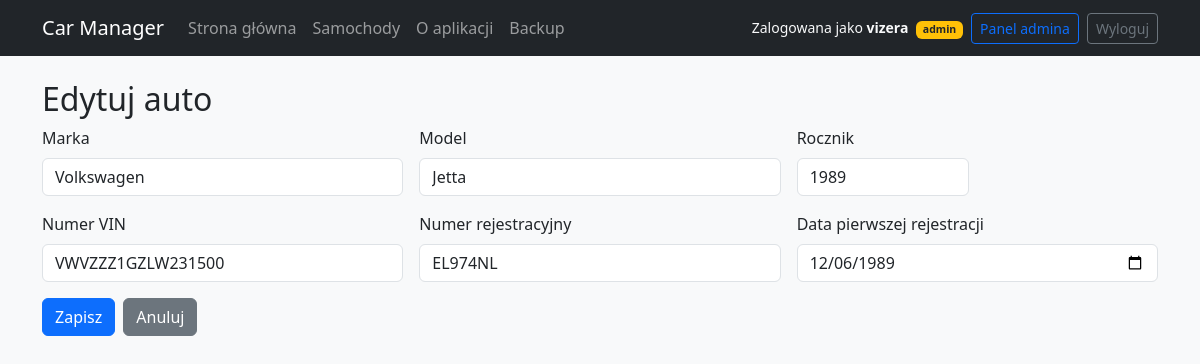
Page /cars/1/edit (signed in) on the committed database.
### car_manager/models.py (models this page shows, shortened)
class User(db.Model, UserMixin):
    id = db.Column(db.Integer, primary_key=True)
    username = db.Column(db.String(64), unique=True, nullable=False, index=True)
    email = db.Column(db.String(255), unique=True, index=True, nullable=True)
    password_hash = db.Column(db.String(255), nullable=False)
    is_admin = db.Column(db.Boolean, default=False, nullable=False)
    is_active = db.Column(db.Boolean, default=True, nullable=False)
    created_at = db.Column(db.DateTime, default=datetime.utcnow, nullable=False)
    cars = db.relationship("Car", secondary=car_owners, back_populates="owners")

class Car(db.Model):
    id = db.Column(db.Integer, primary_key=True)
    make = db.Column(db.String(80), nullable=False)
    model = db.Column(db.String(80), nullable=False)
    year = db.Column(db.Integer)
    vin = db.Column(db.String(32), unique=True)
    reg_number = db.Column(db.String(16), unique=True)
    first_registration = db.Column(db.Date)
    owners = db.relationship("User", secondary=car_owners, back_populates="cars")

### car_manager/routes_core.py (the view, shortened to what this page needs)
    @app.route("/cars/<int:car_id>/edit", methods=["GET", "POST"])
    def car_edit(car_id):
        car = Car.query.get_or_404(car_id)
        return render_template("car_form.html", car=car)

### car_manager/models.py (called while the page is built)
@login_manager.user_loader
def load_user(user_id: str):
    try:
        return User.query.get(int(user_id))
    except Exception:
        return None

### templates/car_form.html (shortened to what this page needs)
{% extends "base.html" %}
{% set is_edit = car is not none %}
{% block content %}
<h2>{{ 'Edytuj auto' if is_edit else 'Nowe auto' }}</h2>
<form method="post" class="row g-3">
  <div class="col-md-4">
    <label class="form-label">Marka</label>
    <input name="make" class="form-control" required value="{{ car.make if is_edit else '' }}">
  </div>
  <div class="col-md-4">
    <label class="form-label">Model</label>
    <input name="model" class="form-control" required value="{{ car.model if is_edit else '' }}">
  </div>
  <div class="col-md-2">
    <label class="form-label">Rocznik</label>
    <input name="year" type="number" class="form-control" value="{{ car.year if is_edit and car.year else '' }}">
  </div>
  <div class="col-md-4">
    <label class="form-label">Numer VIN</label>
    <input name="vin" class="form-control" value="{{ car.vin if is_edit and car.vin else '' }}">
  </div>
  <div class="col-md-4">
    <label class="form-label">Numer rejestracyjny</label>
    <input name="reg_number" class="form-control" value="{{ car.reg_number if is_edit and car.reg_number else '' }}">
  </div>
  <div class="col-md-4">
    <label class="form-label">Data pierwszej rejestracji</label>
    <input name="first_registration" type="date" class="form-control"
           value="{{ car.first_registration.isoformat() if is_edit and car.first_registration else '' }}">
  </div>
  <div class="col-12 d-flex gap-2">
    <button class="btn btn-primary" type="submit">Zapisz</button>
    {% if is_edit %}
      <a class="btn btn-secondary" href="{{ url_for('car_detail', car_id=car.id) }}">Anuluj</a>
    {% else %}
      <a class="btn btn-secondary" href="{{ url_for('list_cars') }}">Anuluj</a>
    {% endif %}
  </div>
</form>
{% endblock %}

### templates/base.html (shortened to what this page needs)
<!doctype html>
<html lang="pl">
<head>
  <link rel="stylesheet" href="https://cdn.jsdelivr.net/npm/bootstrap@5.3.3/dist/css/bootstrap.min.css">
</head>
<body class="bg-light">
  <nav class="navbar navbar-expand-lg navbar-dark bg-dark mb-4">
    <div class="container">
      <a class="navbar-brand" href="{{ url_for('dashboard') }}">Car Manager</a>
      <div class="collapse navbar-collapse" id="mainNav">
        <ul class="navbar-nav me-auto mb-2 mb-lg-0">
          <li class="nav-item">
            <a class="nav-link" href="{{ url_for('dashboard') }}">Strona główna</a>
          </li>
          <li class="nav-item">
            <a class="nav-link" href="{{ url_for('list_cars') }}">Samochody</a>
          </li>
          <li class="nav-item">
            <a class="nav-link" href="{{ url_for('about') }}">O aplikacji</a>
          </li>
          {% if current_user.is_authenticated and current_user.is_admin %}
          <li class="nav-item">
            <a class="nav-link" href="{{ url_for('backup_page') }}">Backup</a>
          </li>
          {% endif %}
        </ul>
        <div class="d-flex align-items-center gap-2">
          {% if current_user.is_authenticated %}
            <span class="text-light small">
              Zalogowana jako <b>{{ current_user.username }}</b>
              {% if current_user.is_admin %}
                <span class="badge bg-warning text-dark ms-1">admin</span>
              {% endif %}
            </span>
            {% if current_user.is_admin %}
              <a class="btn btn-sm btn-outline-primary" href="{{ url_for('admin_users') }}">
                Panel admina
              </a>
            {% endif %}
            <a class="btn btn-sm btn-outline-secondary" href="{{ url_for('logout') }}">
              Wyloguj
            </a>
          {% else %}
            <a class="btn btn-sm btn-primary" href="{{ url_for('login') }}">
              Zaloguj
            </a>
          {% endif %}
        </div>
      </div>
    </div>
  </nav>
  <main class="container">
    {% block content %}{% endblock %}
  </main>
</body>
</html>

### rows in the picture
User: username "vizera"
Car: make "Volkswagen", model "Jetta", year "1989", vin "VWVZZZ1GZLW231500", reg_number "EL974NL", first_registration "12/06/1989"

### other values in the picture
{{ 'Edytuj auto' if is_edit else 'Nowe auto' }} "Edytuj auto"
